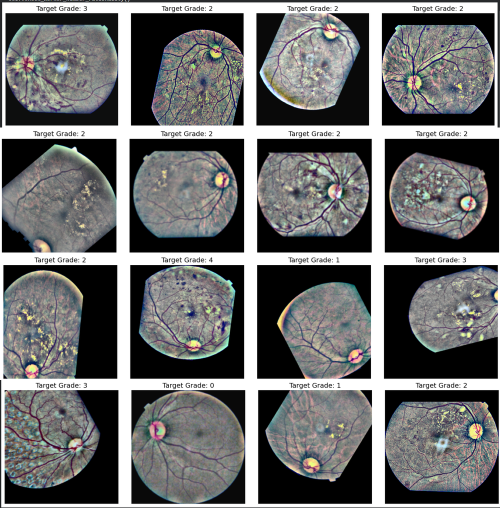
#> input picture Images/Augumented_Samples.png, 1000 x 1015 px (shown at 1/2 size)
$ python -i preprocessor.py   (imports and definitions only)
#> lines starting #> are read from the running program, lines starting #| are printed output that depends on the picture; after the words box and inside, x2 and y2 are one past the last pixel; in counts of white or black regions, pixels touching at a corner belong together
import cv2
import numpy as np
from pathlib import Path
from typing import Union, Dict


class RetinaPreprocessor:


    def __init__(
            self,
            img_size: int = 300,
            ben_graham_sigma: float = 10,
            clahe_clip: float = 2.0,
            clahe_grid: tuple = (8, 8),
    ):
        self.img_size = img_size
        self.ben_graham_sigma = ben_graham_sigma
        self.clahe_clip = clahe_clip
        self.clahe_grid = clahe_grid
        self.clahe = cv2.createCLAHE(clipLimit=clahe_clip, tileGridSize=clahe_grid)

    def crop_image_from_gray(self, img: np.ndarray, tol: int = 7) -> np.ndarray:
        if img.ndim == 2:
            mask = img > tol
            return img[np.ix_(mask.any(1), mask.any(0))]
        elif img.ndim == 3:
            gray = cv2.cvtColor(img, cv2.COLOR_RGB2GRAY) if img.shape[2] == 3 else img[:, :, 0]
            mask = gray > tol

            if not mask.any():
                return img

            rows = np.any(mask, axis=1)
            cols = np.any(mask, axis=0)
            rmin, rmax = np.where(rows)[0][[0, -1]]
            cmin, cmax = np.where(cols)[0][[0, -1]]

            return img[rmin:rmax + 1, cmin:cmax + 1]
        return img

    def get_dynamic_mask(self, img: np.ndarray, tol: int = 15) -> np.ndarray:

        gray = cv2.cvtColor(img, cv2.COLOR_RGB2GRAY)
        _, mask = cv2.threshold(gray, tol, 255, cv2.THRESH_BINARY)
        kernel = np.ones((7, 7), np.uint8)
        mask = cv2.morphologyEx(mask, cv2.MORPH_CLOSE, kernel)
        mask = cv2.morphologyEx(mask, cv2.MORPH_OPEN, kernel)
        mask_3d = np.repeat((mask > 0)[:, :, np.newaxis], 3, axis=2)
        return mask_3d

    def ben_graham_preprocessing(self, img: np.ndarray, fundus_mask: np.ndarray) -> np.ndarray:

        if fundus_mask[:, :, 0].any():
            mean_color = img[fundus_mask[:, :, 0]].mean(axis=0).astype(np.uint8)
            img_for_blur = img.copy()
            img_for_blur[~fundus_mask[:, :, 0]] = mean_color
        else:
            img_for_blur = img

        sigma = self.ben_graham_sigma * (img.shape[0] / float(self.img_size))
        blurred = cv2.GaussianBlur(img_for_blur, (0, 0), sigma)
        result = cv2.addWeighted(img, 4, blurred, -4, 128)

        result = np.where(fundus_mask, result, 0).astype(np.uint8)
        return result

    def apply_clahe(self, img: np.ndarray) -> np.ndarray:
        lab = cv2.cvtColor(img, cv2.COLOR_RGB2LAB)
        lab[:, :, 0] = self.clahe.apply(lab[:, :, 0])
        return cv2.cvtColor(lab, cv2.COLOR_LAB2RGB)

    def resize_with_aspect_ratio(self, img: np.ndarray) -> np.ndarray:
        h, w = img.shape[:2]
        scale = self.img_size / max(h, w)
        new_h, new_w = int(h * scale), int(w * scale)
        resized = cv2.resize(img, (new_w, new_h), interpolation=cv2.INTER_AREA)
        pad_h = (self.img_size - new_h) // 2
        pad_w = (self.img_size - new_w) // 2
        result = np.zeros((self.img_size, self.img_size, 3), dtype=np.uint8)
        result[pad_h:pad_h + new_h, pad_w:pad_w + new_w] = resized
        return result

    def _run_pipeline(self, img: np.ndarray, apply_ben_graham: bool, apply_clahe: bool) -> np.ndarray:
        img = self.crop_image_from_gray(img)
        img = self.resize_with_aspect_ratio(img)

        fundus_mask = self.get_dynamic_mask(img)

        if apply_ben_graham:
            img = self.ben_graham_preprocessing(img, fundus_mask=fundus_mask)

        if apply_clahe:
            img = self.apply_clahe(img)

            img = np.where(fundus_mask, img, 0).astype(np.uint8)

        return img

    # [20 lines left out: function preprocess, not called in this run]

    def preprocess_array(
            self,
            img: np.ndarray,
            apply_ben_graham: bool = True,
            apply_clahe: bool = True,
            return_tensor: bool = False,
            is_rgb: bool = True,
    ) -> np.ndarray:
        if img is None:
            raise ValueError("Input image is None")

        if len(img.shape) == 2:
            img = cv2.cvtColor(img, cv2.COLOR_GRAY2RGB)
        elif not is_rgb:
            img = cv2.cvtColor(img, cv2.COLOR_BGR2RGB)

        img = self._run_pipeline(img, apply_ben_graham, apply_clahe)

        img = img.astype(np.float32) / 255.0

        if return_tensor:
            img = np.transpose(img, (2, 0, 1))

        return img

    # [23 lines left out: function preprocess_for_visualization, not called in this run]

>>> import cv2
>>> picture = cv2.imread('../../Images/Augumented_Samples.png')
#> picture is the input picture: shape (1015, 1000, 3); mean B, G, R 109.4, 109.4, 108.9
>>> result = RetinaPreprocessor().preprocess_array(picture)
#> in crop_image_from_gray, `mask = gray > tol`:
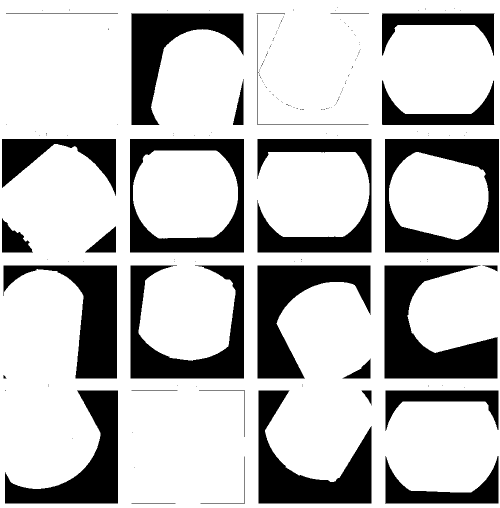
#> mask: shape (1015, 1000) bool (shown at 1/2 size); 74.4% white; 197 black regions (166 under 20 px), largest, box (x1, y1, x2, y2) and area: (769, 531, 995, 757) 26466, (770, 278, 998, 505) 24819, (515, 531, 741, 757) 21778
#> in crop_image_from_gray, `rmin, rmax = np.where(rows)[0][[0, -1]]`: rmin = 0; rmax = 1014
#> in crop_image_from_gray, `cmin, cmax = np.where(cols)[0][[0, -1]]`: cmin = 0; cmax = 999
#> in get_dynamic_mask, `gray = cv2.cvtColor(img, cv2.COLOR_RGB2GRAY)`:
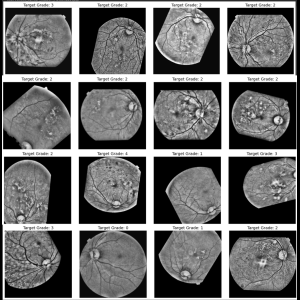
#> gray: shape (300, 300); min 0, max 255, mean 107.5
#> in get_dynamic_mask, `_, mask = cv2.threshold(gray, tol, 255, cv2.THRESH_BINARY)`: mask: shape (300, 300); 70.9% white; 30 black regions (2 under 20 px), largest, box (x1, y1, x2, y2) and area: (229, 157, 295, 223) 2213, (230, 83, 296, 149) 1994, (154, 157, 220, 223) 1831
#> in get_dynamic_mask, `mask = cv2.morphologyEx(mask, cv2.MORPH_CLOSE, kernel)`: mask: shape (300, 300); 77.2% white; 41 black regions, largest, box (x1, y1, x2, y2) and area: (229, 157, 295, 223) 2130, (154, 157, 220, 223) 1780, (80, 8, 145, 74) 1599
#> in get_dynamic_mask, `mask = cv2.morphologyEx(mask, cv2.MORPH_OPEN, kernel)`:
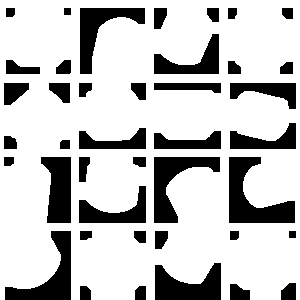
#> mask: shape (300, 300); 76.5% white; 41 black regions, largest, box (x1, y1, x2, y2) and area: (229, 157, 295, 223) 2132, (154, 157, 220, 223) 1788, (5, 231, 71, 300) 1751
#> in ben_graham_preprocessing, `mean_color = img[fundus_mask[:, :, 0]].mean(axis=0).astype(np.uint8)`: mean_color = [138, 138, 138]
#> in ben_graham_preprocessing, `img_for_blur[~fundus_mask[:, :, 0]] = mean_color`:
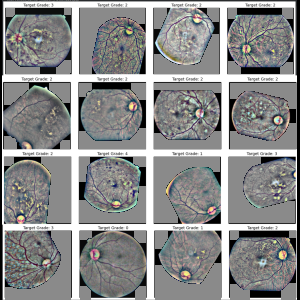
#> img_for_blur: shape (300, 300, 3); mean B, G, R 138.5, 138.5, 138
#> in ben_graham_preprocessing, `blurred = cv2.GaussianBlur(img_for_blur, (0, 0), sigma)`:
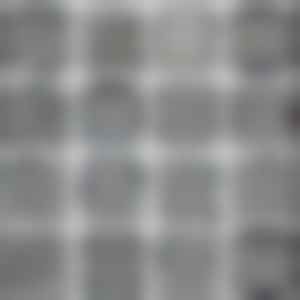
#> blurred: shape (300, 300, 3); mean B, G, R 139.1, 139, 138.6
#> in apply_clahe, `lab = cv2.cvtColor(img, cv2.COLOR_RGB2LAB)`: lab: shape (300, 300, 3); mean of channels 0, 1, 2 104.5, 128.8, 128.3
#> in apply_clahe, `lab[:, :, 0] = self.clahe.apply(lab[:, :, 0])`: lab: shape (300, 300, 3); mean of channels 0, 1, 2 106.3, 128.8, 128.3
#> in apply_clahe, `return cv2.cvtColor(lab, cv2.COLOR_LAB2RGB)`:
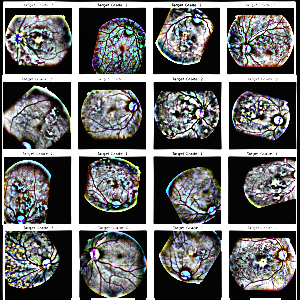
#> returned value: shape (300, 300, 3); mean R, G, B 103, 103.5, 103.4
#> in _run_pipeline, `img = np.where(fundus_mask, img, 0).astype(np.uint8)`:
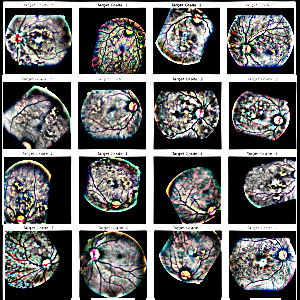
#> img: shape (300, 300, 3); mean of channels 0, 1, 2 102.1, 102.6, 102.6; drawn as B, G, R

$ run again, on Images/Gradcam2.png
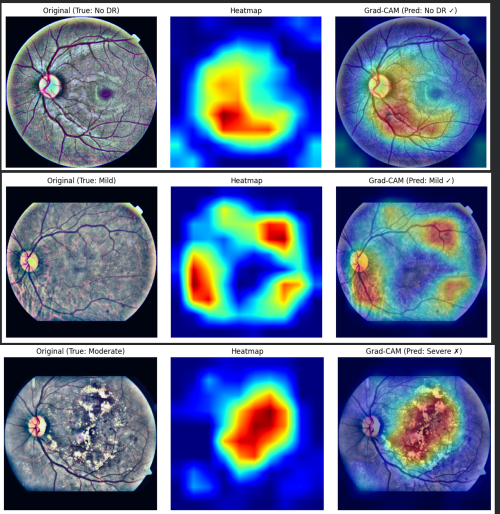
#> input picture Images/Gradcam2.png, 1000 x 1028 px (shown at 1/2 size)
#> picture is the input picture: shape (1028, 1000, 3); mean B, G, R 149.1, 112.4, 95.4
#> in crop_image_from_gray, `mask = gray > tol`:
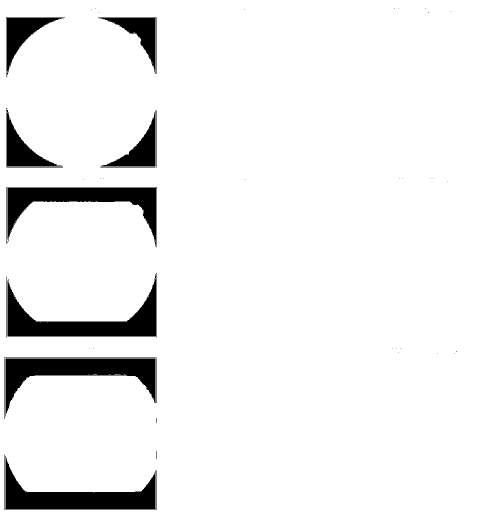
#> mask: shape (1028, 1000) bool (shown at 1/2 size); 93.5% white; 54 black regions (34 under 20 px), largest, box (x1, y1, x2, y2) and area: (8, 715, 313, 833) 13131, (15, 548, 312, 672) 12518, (11, 912, 311, 1018) 11961
#> rmin = 0; rmax = 1027
#> cmin = 0; cmax = 999
#> mask_3d: shape (300, 300, 3) bool; 90.5% white; 4 black regions, box (x1, y1, x2, y2) and area: (0, 0, 95, 300) 6506, (295, 0, 300, 300) 1500, (76, 10, 95, 29) 259, (77, 78, 95, 97) 259
#> mean_color = [157, 118, 100]
#> img_for_blur: shape (300, 300, 3); mean B, G, R 157.2, 118.6, 100.6
#> in _run_pipeline, `img = np.where(fundus_mask, img, 0).astype(np.uint8)`:
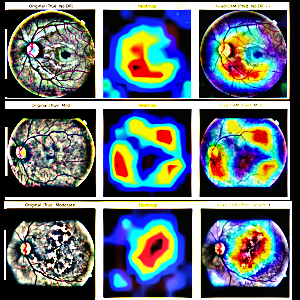
#> img: shape (300, 300, 3); mean of channels 0, 1, 2 116.4, 109.7, 99.8; drawn as B, G, R
